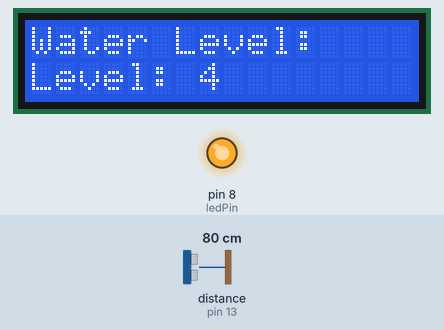
Simulated run of this sketch. Board: Arduino Uno, built with avr-gcc and run on an emulated ATmega328P. On the bench: 16×2 character LCD, output pins drawn as LEDs (lit = HIGH). Wiring (inferred from the names in the program): ultrasonic range finder: trigger pin 12; echo pin 13. The test bench sets the inputs (shaded band); at power-on: distance to the obstacle (sensor on pin 13) 80 cm. The echo pulse lasts 58.3 µs per cm; pins used as bus, display or sensor lines are not drawn.

Above: at 1.2 s.
1.3 s: distance to the obstacle (sensor on pin 13) set to 44 cm
3.2 s: distance to the obstacle (sensor on pin 13) set to 38 cm
At 5.2 s:
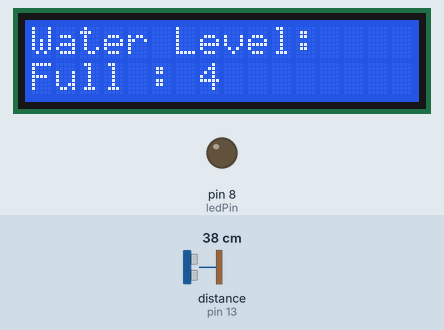
5.5 s: distance to the obstacle (sensor on pin 13) set to 250 cm
At 6.4 s:
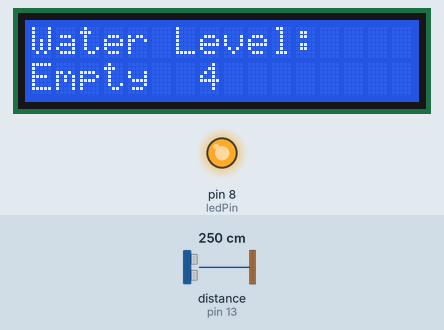
7.6 s: distance to the obstacle (sensor on pin 13) set to 60 cm
At 8.7 s:
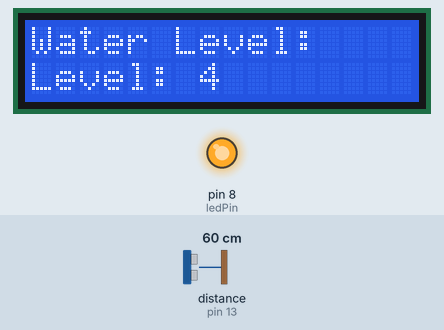
9.6 s: distance to the obstacle (sensor on pin 13) set to 2 cm
At 10.5 s:
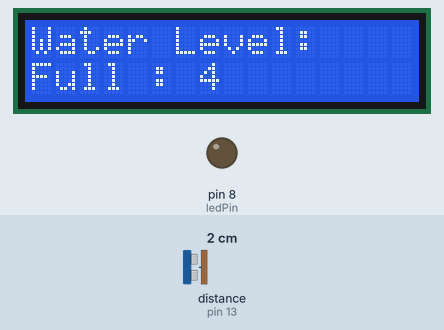
Timing chart, 0 to 12.6 s (numbered marks = the images above; inputs shaded):
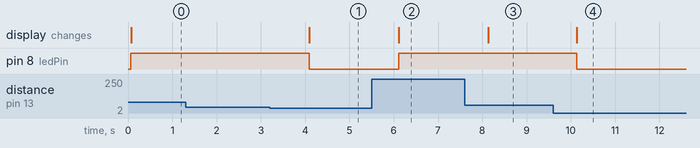

The sketch:

AutomatedJarFilling.ino
```cpp
#include <LiquidCrystal.h>

// Initialize the LCD with the pins used for the connection
LiquidCrystal lcd(2, 3, 4, 5, 6, 7);

const int trigPin = 12;
const int echoPin = 13;
const int ledPin = 8;

void setup() {
  // Initialize the LCD
  lcd.begin(16, 2);

  // Set up the sensor pins
  pinMode(trigPin, OUTPUT);
  pinMode(echoPin, INPUT);

  // Set up the LED pin
  pinMode(ledPin, OUTPUT);
  digitalWrite(ledPin, HIGH); // Turn on the LED initially (nozzle on)

  lcd.print("Water Level:");
}

void loop() {
  long duration;
  int distance;
  int maxDistance = 200; // Maximum distance for the water level measurement
  int waterLevel;

  // Clear the trigPin by setting it LOW
  digitalWrite(trigPin, LOW);
  delayMicroseconds(2);

  // Trigger the sensor by setting the trigPin HIGH for 10 microseconds
  digitalWrite(trigPin, HIGH);
  delayMicroseconds(10);
  digitalWrite(trigPin, LOW);

  // Read the echoPin, which returns the signal duration in microseconds
  duration = pulseIn(echoPin, HIGH);

  // Calculate the distance in centimeters
  distance = duration * 0.034 / 2;

  // Map the distance to water level (1 to 5 or full)
  if (distance < maxDistance) {
    waterLevel = map(distance, 0, maxDistance, 5, 0);
  } else {
    waterLevel = 0; // No water detected
  }

  // Clear the LCD and display the water level
  lcd.setCursor(0, 1);
  if (waterLevel == 5) {
    lcd.print("Full ");
    digitalWrite(ledPin, LOW); // Turn off the LED (nozzle off)
  } else if (waterLevel == 0) {
    lcd.print("Empty ");
    digitalWrite(ledPin, HIGH); // Turn on the LED (nozzle on)
  } else {
    lcd.print("Level: ");
    lcd.print(waterLevel);
    lcd.print(" ");
    digitalWrite(ledPin, HIGH); // Turn on the LED (nozzle on)
  }
  // Delay before taking the next measurement
  delay(1000);
}
```

Measured:
- the behaviour switches between 41 and 40 cm on distance to the obstacle (sensor on pin 13) (found by bisection; images 0 and 1)
- after the input at 1.3 s, every drawn part: stays the same
- after the input at 3.2 s, pin 8 (ledPin): HIGH → LOW after 0.89 s; the display: changes after 0.89 s (image 1)
- after the input at 5.5 s, pin 8 (ledPin): LOW → HIGH after 0.61 s; the display: changes after 0.61 s (image 2)
- after the input at 7.6 s, the display: changes after 0.53 s (image 3)
- after the input at 9.6 s, pin 8 (ledPin): HIGH → LOW after 0.54 s; the display: changes after 0.54 s (image 4)
